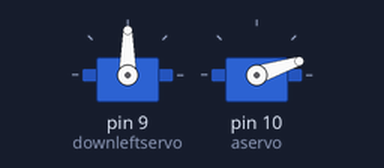
Simulated run of this sketch. Board: Arduino Uno, built with avr-gcc and run on an emulated ATmega328P. On the bench: 2 × servo.

Above: at 0.15 s.
At 9.1 s:
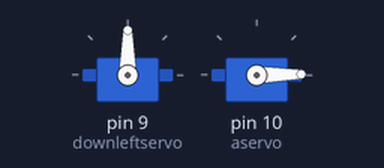
At 16.59 s:
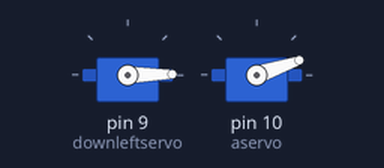
At 32.7 s:
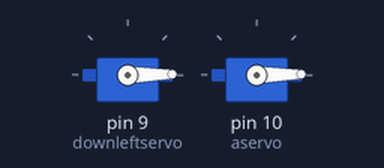
Timing chart, 0 to 34.2 s (numbered marks = the images above):
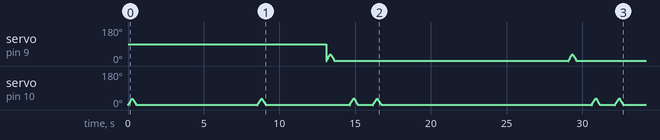

The sketch:

main.ino
```cpp
#include <Servo.h>

Servo downleftservo;

Servo aservo;

int pos9 = 0;
int pos10 = 0;

void setup()
{
  downleftservo.attach(9);
  aservo.attach(10);
}

void servoleft()
{
  for (pos9 = 0; pos9 < -35; pos9 += 2) // goes from 0 degrees to 180 degrees
  {                                     // in steps of 1 degree
    downleftservo.write(pos9);          // tell servo to go to position in variable 'pos'
    delay(15);                          // waits 15ms for the servo to reach the position
  }
  for (pos9 = -35; pos9 >= 0; pos9 -= 2) // goes from 180 degrees to 0 degrees
  {
    downleftservo.write(pos9); // tell servo to go to position in variable 'pos'
    delay(15);                 // waits 15ms for the servo to reach the position
  }
}

void servodown()
{
  for (pos9 = 0; pos9 < 35; pos9 += 2) // goes from 0 degrees to 180 degrees
  {                                    // in steps of 1 degree
    downleftservo.write(pos9);         // tell servo to go to position in variable 'pos'
    delay(15);                         // waits 15ms for the servo to reach the position
  }
  for (pos9 = 35; pos9 >= 0; pos9 -= 2) // goes from 180 degrees to 0 degrees
  {
    downleftservo.write(pos9); // tell servo to go to position in variable 'pos'
    delay(15);                 // waits 15ms for the servo to reach the position
  }
}

void servoa()
{
  int pos10;
  for (pos10 = 0; pos10 < 35; pos10 += 2) // goes from 0 degrees to 180 degrees
  {                                       // in steps of 1 degree
    aservo.write(pos10);                  // tell servo to go to position in variable 'pos'
    delay(15);                            // waits 15ms for the servo to reach the position
  }
  for (pos10 = 35; pos10 >= 0; pos10 -= 2) // goes from 180 degrees to 0 degrees
  {
    aservo.write(pos10); // tell servo to go to position in variable 'pos'
    delay(15);           // waits 15ms for the servo to reach the position
  }
}

void loop()
{
  servoa();
  delay(8000);
  servoa();
  delay(4000);

  for (int x = 0; x < 12; x++)
  {
    servodown();
    delay(1000);
    servoa();
    delay(1000);
    servoa();
    delay(12350);
  }
  delay(13000);
  servoa();
  delay(3000);
  servoa();
  delay(3000);
}
```
